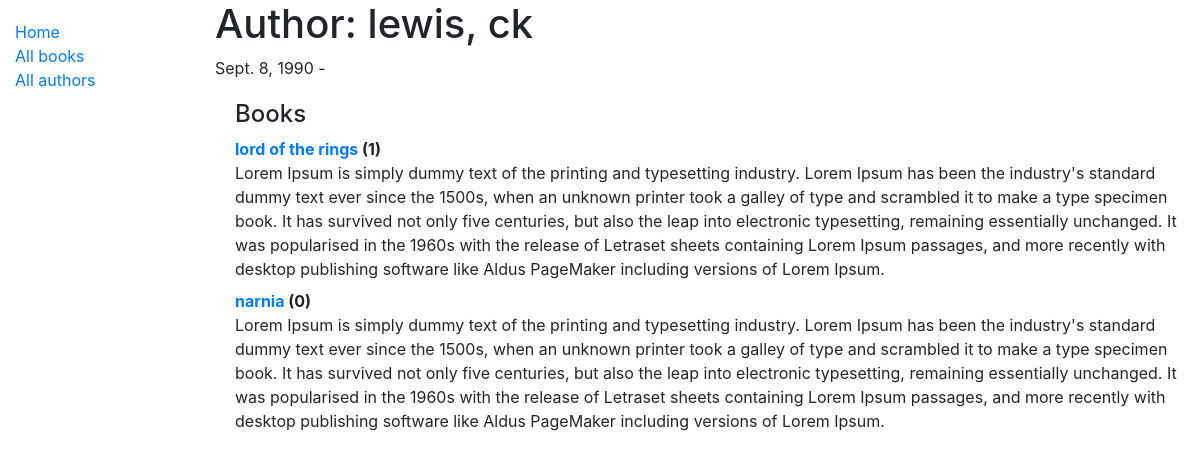
/catalog/author/3, run on the app's committed database.
### catalog/models.py (models this page shows, shortened)
class Author(models.Model):
    first_name = models.CharField(max_length=100)
    last_name = models.CharField(max_length=100)
    date_of_birth = models.DateField(null=True, blank=True)
    date_of_death = models.DateField('Died', null=True, blank=True)
    class Meta:
        ordering = ['last_name', 'first_name']
    def __str__(self):
        return f'{self.last_name}, {self.first_name}'

class Book(models.Model):
    title = models.CharField(max_length=200)
    author = models.ForeignKey('Author', on_delete=models.SET_NULL, null=True)
    language = models.ForeignKey('Language', on_delete=models.SET_NULL, null=True)
    summary = models.TextField(max_length=1000, help_text='Enter a brief description of the book')
    isbn = models.CharField('ISBN', max_length=13, help_text='13 Character <a href="https://www.isbn-international.org/content/what-isbn">ISBN number</a>')
    genre = models.ManyToManyField(Genre, help_text='Select a genre for this book')
    def __str__(self):
        return self.title

### catalog/views.py (the view)
# urls.py: path('author/<int:pk>', views.AuthorDetailView.as_view(), name='author-detail'),
class AuthorDetailView(generic.DetailView):
    model = Author

### catalog/templates/catalog/author_detail.html
{% extends "base_generic.html" %}
{% block content %}
<h1>Author: {{ author }} </h1>
<p>{{author.date_of_birth}} - {% if author.date_of_death %}{{author.date_of_death}}{% endif %}</p>
<div style="margin-left:20px;margin-top:20px">
<h4>Books</h4>
<dl>
{% for book in author.book_set.all %}
  <dt><a href="{% url 'book-detail' book.pk %}">{{book}}</a> ({{book.bookinstance_set.all.count}})</dt>
  <dd>{{book.summary}}</dd>
{% endfor %}
</dl>
</div>
{% endblock %}

### data on the page
Author: last_name+first_name "lewis, ck", date_of_birth "Sept. 8, 1990"
Book: title "lord of the rings", bookinstance_set.all.count "1", summary "Lorem Ipsum is simply dummy text of the printing and typesetting industry. Lorem Ipsum has been the industry's standard dummy text ever since the 1500s, when an unknown printer took a galley of type and scrambled it to make a type specimen book. It has survived not only five centuries, but also the leap into electronic typesetting, remaining essentially unchanged. It was popularised in the 1960s with the release of Letraset sheets containing Lorem Ipsum passages, and more recently with desktop publishing software like Aldus PageMaker including versions of Lorem Ipsum."
Book: title "narnia", bookinstance_set.all.count "0", summary "Lorem Ipsum is simply dummy text of the printing and typesetting industry. Lorem Ipsum has been the industry's standard dummy text ever since the 1500s, when an unknown printer took a galley of type and scrambled it to make a type specimen book. It has survived not only five centuries, but also the leap into electronic typesetting, remaining essentially unchanged. It was popularised in the 1960s with the release of Letraset sheets containing Lorem Ipsum passages, and more recently with desktop publishing software like Aldus PageMaker including versions of Lorem Ipsum."
